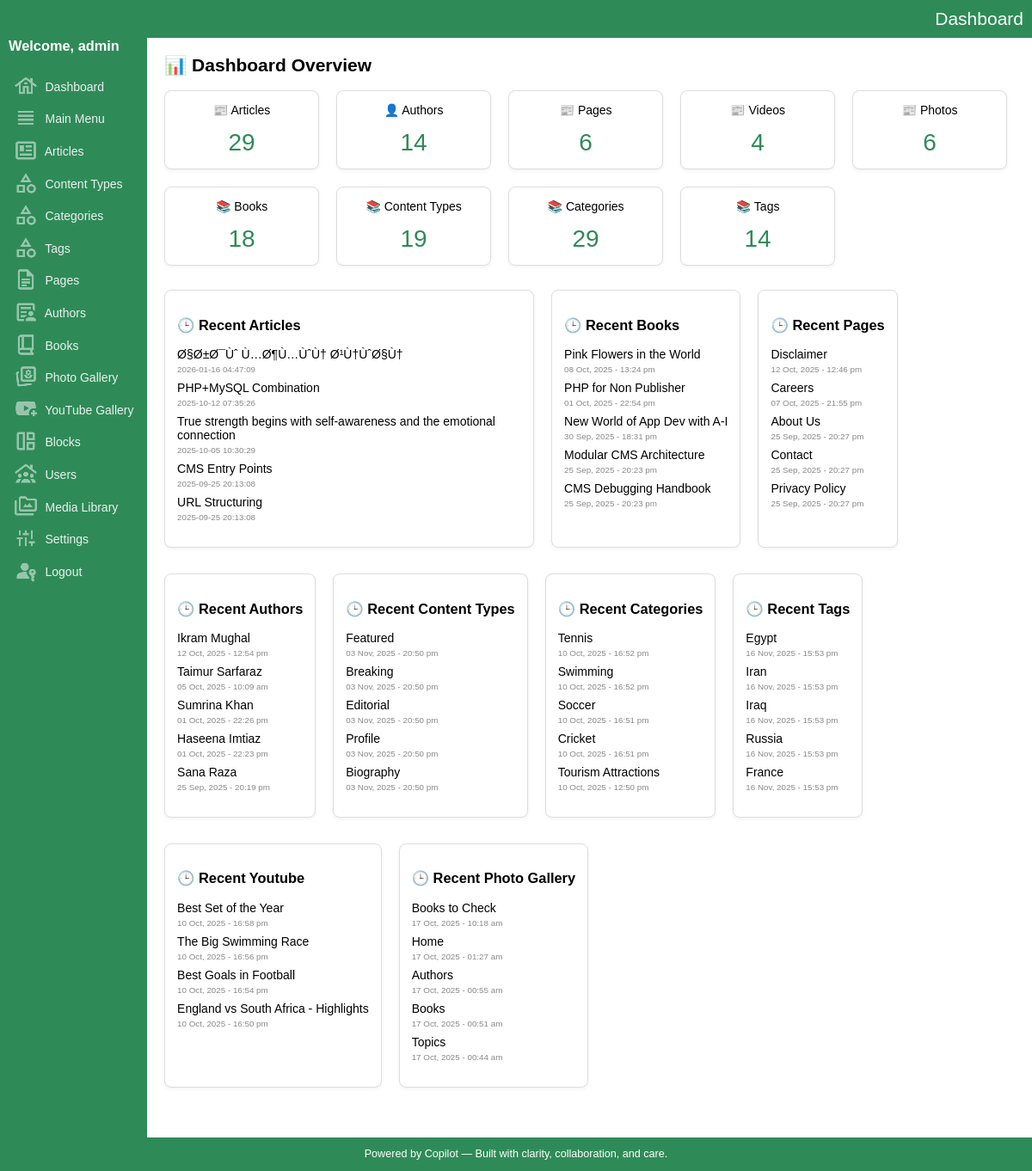
/admin/index.php (signed in), run on an earlier commit of the app's database.
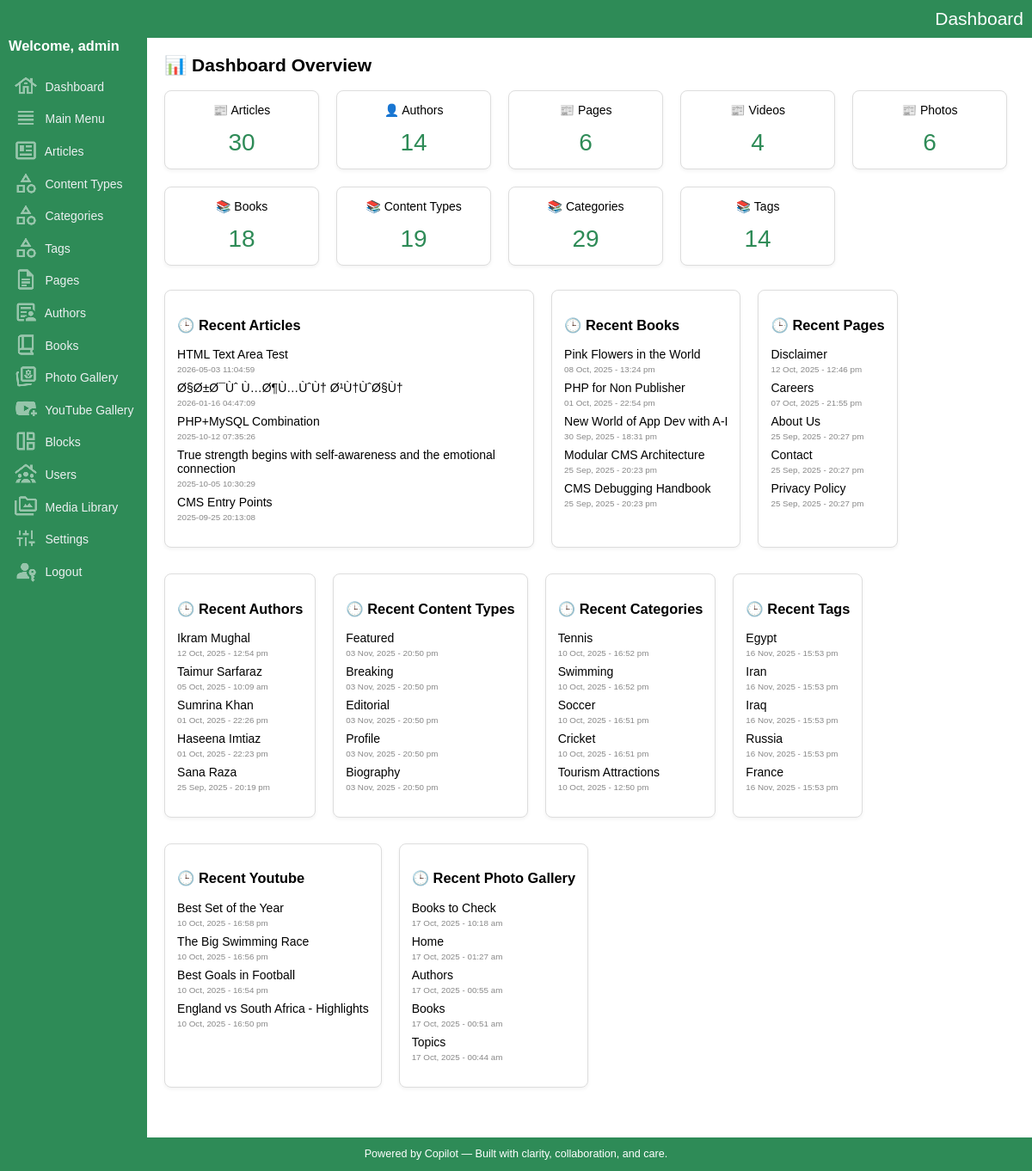
And on a later commit of the database.
### tables this page shows
CREATE TABLE IF NOT EXISTS `articles` (
  `key_articles` int(10) UNSIGNED NOT NULL AUTO_INCREMENT,
  `key_media_banner` int(10) UNSIGNED DEFAULT '0',
  `document_code` varchar(50) NOT NULL DEFAULT '',
  `title` varchar(300) NOT NULL DEFAULT '',
  `title_sub` varchar(300) NOT NULL DEFAULT '',
  `article_snippet` varchar(1000) NOT NULL DEFAULT '',
  `article_content` mediumtext NOT NULL,
  `content_type` varchar(300) NOT NULL DEFAULT '',
  `content_direction` varchar(50) NOT NULL DEFAULT 'ltr',
  `book_indent_level` tinyint(4) NOT NULL DEFAULT '0',
  `url` varchar(200) NOT NULL DEFAULT '',
  `banner_image_url` varchar(2000) DEFAULT '',
  `sort` smallint(6) NOT NULL DEFAULT '0',
  `entry_date_time` datetime NOT NULL DEFAULT CURRENT_TIMESTAMP,
  `update_date_time` datetime NOT NULL DEFAULT CURRENT_TIMESTAMP ON UPDATE CURRENT_TIMESTAMP,
  `created_by` int(10) UNSIGNED DEFAULT NULL,
  `updated_by` int(10) UNSIGNED DEFAULT NULL,
  `is_featured` tinyint(1) NOT NULL DEFAULT '0',
  `show_on_home` tinyint(1) NOT NULL DEFAULT '1',
  `show_in_listing` tinyint(1) NOT NULL DEFAULT '1',
  `is_active` tinyint(1) DEFAULT '1',
  PRIMARY KEY (`key_articles`),
  KEY `fk_articles_media` (`key_media_banner`),
  KEY `entry_date_time` (`entry_date_time`),
  KEY `update_date_time` (`update_date_time`),
  KEY `is_active` (`is_active`),
  KEY `is_featured` (`is_featured`),
  KEY `document_code` (`document_code`)
);

CREATE TABLE IF NOT EXISTS `books` (
  `key_books` int(10) UNSIGNED NOT NULL AUTO_INCREMENT,
  `key_media_banner` int(10) UNSIGNED DEFAULT NULL,
  `title` varchar(200) NOT NULL DEFAULT '',
  `subtitle` varchar(200) NOT NULL DEFAULT '',
  `description` text NOT NULL,
  `banner_image_url` varchar(2000) DEFAULT '',
  `url` varchar(200) NOT NULL DEFAULT '',
  `author_name` varchar(200) NOT NULL DEFAULT '',
  `publisher` varchar(200) NOT NULL DEFAULT '',
  `publish_year` varchar(4) NOT NULL DEFAULT '',
  `isbn` varchar(17) DEFAULT '',
  `is_featured` tinyint(1) DEFAULT NULL,
  `language` varchar(50) DEFAULT NULL,
  `format` varchar(50) DEFAULT NULL,
  `weight_grams` int(11) DEFAULT NULL,
  `sku` varchar(50) DEFAULT NULL,
  `is_active` tinyint(1) DEFAULT '1',
  `sort` smallint(6) NOT NULL DEFAULT '0',
  `entry_date_time` datetime NOT NULL DEFAULT CURRENT_TIMESTAMP,
  `update_date_time` datetime NOT NULL DEFAULT CURRENT_TIMESTAMP ON UPDATE CURRENT_TIMESTAMP,
  `created_by` int(10) UNSIGNED DEFAULT NULL,
  `updated_by` int(10) UNSIGNED DEFAULT NULL,
  PRIMARY KEY (`key_books`),
  KEY `fk_books_media` (`key_media_banner`)
);

CREATE TABLE IF NOT EXISTS `pages` (
  `key_pages` int(10) UNSIGNED NOT NULL AUTO_INCREMENT,
  `key_media_banner` int(10) UNSIGNED DEFAULT NULL,
  `banner_image_url` varchar(2000) NOT NULL DEFAULT '',
  `title` varchar(200) NOT NULL DEFAULT '',
  `page_content` text NOT NULL,
  `url` varchar(200) NOT NULL DEFAULT '',
  `sort` smallint(6) NOT NULL DEFAULT '0',
  `is_active` tinyint(1) DEFAULT '1',
  `entry_date_time` datetime NOT NULL DEFAULT CURRENT_TIMESTAMP,
  `update_date_time` datetime NOT NULL DEFAULT CURRENT_TIMESTAMP ON UPDATE CURRENT_TIMESTAMP,
  PRIMARY KEY (`key_pages`),
  KEY `fk_pages_media` (`key_media_banner`)
);

CREATE TABLE IF NOT EXISTS `authors` (
  `key_authors` int(10) UNSIGNED NOT NULL AUTO_INCREMENT,
  `name` varchar(200) NOT NULL DEFAULT '',
  `email` varchar(200) NOT NULL DEFAULT '',
  `phone` varchar(50) NOT NULL DEFAULT '',
  `website` varchar(200) NOT NULL DEFAULT '',
  `url` varchar(200) NOT NULL DEFAULT '',
  `social_url_media1` varchar(200) NOT NULL DEFAULT '',
  `social_url_media2` varchar(200) NOT NULL DEFAULT '',
  `social_url_media3` varchar(200) NOT NULL DEFAULT '',
  `city` varchar(200) NOT NULL DEFAULT '',
  `state` varchar(200) NOT NULL DEFAULT '',
  `country` varchar(200) NOT NULL DEFAULT '',
  `banner_image_url` varchar(2000) DEFAULT '',
  `key_media_banner` int(10) UNSIGNED DEFAULT NULL,
  `description` varchar(2000) NOT NULL DEFAULT '',
  `is_active` tinyint(1) DEFAULT '1',
  `entry_date_time` datetime NOT NULL DEFAULT CURRENT_TIMESTAMP,
  `update_date_time` datetime NOT NULL DEFAULT CURRENT_TIMESTAMP,
  `created_by` int(10) UNSIGNED DEFAULT NULL,
  `updated_by` int(10) UNSIGNED DEFAULT NULL,
  PRIMARY KEY (`key_authors`),
  KEY `fk_authors_media` (`key_media_banner`)
);

CREATE TABLE IF NOT EXISTS `content_types` (
  `key_content_types` int(10) UNSIGNED NOT NULL AUTO_INCREMENT,
  `key_media_banner` int(10) UNSIGNED NOT NULL DEFAULT '0',
  `name` varchar(200) NOT NULL DEFAULT '',
  `description` varchar(1000) NOT NULL DEFAULT '',
  `url` varchar(200) NOT NULL DEFAULT '',
  `banner_image_url` varchar(2000) NOT NULL DEFAULT '',
  `sort` smallint(6) NOT NULL DEFAULT '0',
  `is_active` tinyint(1) DEFAULT '1',
  `entry_date_time` datetime NOT NULL DEFAULT CURRENT_TIMESTAMP,
  PRIMARY KEY (`key_content_types`)
);

CREATE TABLE IF NOT EXISTS `categories` (
  `key_categories` int(10) UNSIGNED NOT NULL AUTO_INCREMENT,
  `key_media_banner` int(10) UNSIGNED NOT NULL DEFAULT '0',
  `name` varchar(200) NOT NULL DEFAULT '',
  `description` varchar(1000) NOT NULL DEFAULT '',
  `url` varchar(200) NOT NULL DEFAULT '',
  `banner_image_url` varchar(2000) NOT NULL DEFAULT '',
  `sort` smallint(6) NOT NULL DEFAULT '0',
  `is_active` tinyint(1) DEFAULT '1',
  `entry_date_time` datetime NOT NULL DEFAULT CURRENT_TIMESTAMP,
  `category_type` enum('article','book','photo_gallery','video_gallery','global') NOT NULL DEFAULT 'global',
  PRIMARY KEY (`key_categories`)
);

CREATE TABLE IF NOT EXISTS `tags` (
  `key_tags` int(10) UNSIGNED NOT NULL AUTO_INCREMENT,
  `key_media_banner` int(10) UNSIGNED NOT NULL DEFAULT '0',
  `name` varchar(200) NOT NULL DEFAULT '',
  `description` varchar(1000) NOT NULL DEFAULT '',
  `url` varchar(200) NOT NULL DEFAULT '',
  `banner_image_url` varchar(2000) NOT NULL DEFAULT '',
  `sort` smallint(6) NOT NULL DEFAULT '0',
  `is_active` tinyint(1) DEFAULT '1',
  `entry_date_time` datetime NOT NULL DEFAULT CURRENT_TIMESTAMP,
  PRIMARY KEY (`key_tags`)
);

CREATE TABLE IF NOT EXISTS `youtube_gallery` (
  `key_youtube_gallery` int(11) NOT NULL AUTO_INCREMENT,
  `key_media_banner` int(10) UNSIGNED DEFAULT NULL,
  `title` varchar(255) DEFAULT NULL,
  `youtube_id` varchar(20) DEFAULT NULL,
  `thumbnail_url` varchar(2000) DEFAULT NULL,
  `description` text,
  `is_active` tinyint(1) DEFAULT '1',
  `entry_date_time` datetime DEFAULT CURRENT_TIMESTAMP,
  `created_by` int(10) UNSIGNED DEFAULT NULL,
  `updated_by` int(10) UNSIGNED DEFAULT NULL,
  `url` varchar(200) DEFAULT NULL,
  PRIMARY KEY (`key_youtube_gallery`),
  KEY `fk_youtube_gallery_media` (`key_media_banner`)
);

CREATE TABLE IF NOT EXISTS `photo_gallery` (
  `key_photo_gallery` int(10) UNSIGNED NOT NULL AUTO_INCREMENT,
  `key_media_banner` int(10) UNSIGNED DEFAULT NULL,
  `title` varchar(255) DEFAULT NULL,
  `image_url` varchar(2000) DEFAULT NULL,
  `description` text,
  `is_active` tinyint(1) DEFAULT '1',
  `entry_date_time` datetime DEFAULT CURRENT_TIMESTAMP,
  `update_date_time` datetime NOT NULL DEFAULT CURRENT_TIMESTAMP ON UPDATE CURRENT_TIMESTAMP,
  `created_by` int(10) UNSIGNED DEFAULT NULL,
  `updated_by` int(10) UNSIGNED DEFAULT NULL,
  `url` varchar(200) DEFAULT NULL,
  `available_for_blocks` tinyint(1) DEFAULT '0',
  `css` varchar(500) NOT NULL DEFAULT '',
  `slideshow_enabled` tinyint(1) NOT NULL DEFAULT '1',
  `navigation_type` enum('arrows','slideshow','both','none') NOT NULL DEFAULT 'slideshow',
  PRIMARY KEY (`key_photo_gallery`),
  KEY `fk_photo_gallery_media` (`key_media_banner`)
);

### admin/index.php (the view, shortened to what the changed rows need)
<?php
include("../dbconnection.php");
function getCount($table, $statusCol = 'is_active') {
	global $conn;
	$sql = "SELECT COUNT(*) as count FROM $table WHERE $statusCol = 1";
	$result = $conn->query($sql);
	$row = $result->fetch_assoc();
	return $row["count"];
}
function getRecent($table, $titleCol, $dateCol, $limit = 5) {
	global $conn;
	$sql = "SELECT $titleCol, $dateCol FROM $table ORDER BY $dateCol DESC LIMIT $limit";
	$result = $conn->query($sql);
	$rows = [];
	while ($row = $result->fetch_assoc()) {
		$rows[] = $row;
	}
	return $rows;
}
$totalArticles = getCount("articles");
$recentArticles = getRecent("articles", "title", "entry_date_time", 5);
$recentBooks = getRecent("books", "title", "entry_date_time", 5);
$recentPages = getRecent("pages", "title", "entry_date_time", 5);
$recentAuthors = getRecent("authors", "name", "entry_date_time", 5);
$recentGallery = getRecent("photo_gallery", "title", "entry_date_time", 5);
$recentYoutube = getRecent("youtube_gallery", "title", "entry_date_time", 5);
$recentContentTypes = getRecent("content_types", "name", "entry_date_time", 5);
$recentCategories = getRecent("categories", "name", "entry_date_time", 5);
$recentTags = getRecent("tags", "name", "entry_date_time", 5);
?>
<!DOCTYPE html>
<html>
<head>
	<link rel="stylesheet" href="assets/css/style.css">
</head>
<body>
<div class="container">
	<div class="main">
		<h2>📊 Dashboard Overview</h2>
		<div class="dashboard-metrics">
			<div class="metric-box">📰 Articles<br><span><?= $totalArticles ?></span></div>
		</div>
		<div class="recents">
			<div class="recent-activity">
				<ul>
				<?php foreach ($recentArticles as $item): ?>
					<li><?= htmlspecialchars($item['title']) ?><br> <small><?= $item['entry_date_time'] ?></small></li>
				<?php endforeach; ?>
				</ul>
			</div>
			<div class="recent-activity">
				<ul>
				<?php foreach ($recentBooks as $item): ?>
					<li><?= htmlspecialchars($item['title']) ?><br> <small><?= date_format(date_create($item["entry_date_time"]), "d M, Y - H:i a") ?></small></li>
				<?php endforeach; ?>
				</ul>
			</div>
			<div class="recent-activity">
				<ul>
				<?php foreach ($recentPages as $item): ?>
					<li><?= htmlspecialchars($item['title']) ?><br> <small><?= date_format(date_create($item["entry_date_time"]), "d M, Y - H:i a") ?></small></li>
				<?php endforeach; ?>
				</ul>
			</div>
			<div class="recent-activity">
				<ul>
				<?php foreach ($recentAuthors as $item): ?>
					<li><?= htmlspecialchars($item['name']) ?><br> <small><?= date_format(date_create($item["entry_date_time"]), "d M, Y - H:i a") ?></small></li>
				<?php endforeach; ?>
				</ul>
			</div>
			<div class="recent-activity">
				<ul>
				<?php foreach ($recentContentTypes as $item): ?>
					<li><?= htmlspecialchars($item['name']) ?><br> <small><?= date_format(date_create($item["entry_date_time"]), "d M, Y - H:i a") ?></small></li>
				<?php endforeach; ?>
				</ul>
			</div>
			<div class="recent-activity">
				<ul>
				<?php foreach ($recentCategories as $item): ?>
					<li><?= htmlspecialchars($item['name']) ?><br> <small><?= date_format(date_create($item["entry_date_time"]), "d M, Y - H:i a") ?></small></li>
				<?php endforeach; ?>
				</ul>
			</div>
			<div class="recent-activity">
				<ul>
				<?php foreach ($recentTags as $item): ?>
					<li><?= htmlspecialchars($item['name']) ?><br> <small><?= date_format(date_create($item["entry_date_time"]), "d M, Y - H:i a") ?></small></li>
				<?php endforeach; ?>
				</ul>
			</div>
			<div class="recent-activity">
				<ul>
				<?php foreach ($recentYoutube as $item): ?>
					<li><?= htmlspecialchars($item['title']) ?><br> <small><?= date_format(date_create($item["entry_date_time"]), "d M, Y - H:i a") ?></small></li>
				<?php endforeach; ?>
				</ul>
			</div>
			<div class="recent-activity">
				<ul>
				<?php foreach ($recentGallery as $item): ?>
					<li><?= htmlspecialchars($item['title']) ?><br> <small><?= date_format(date_create($item["entry_date_time"]), "d M, Y - H:i a") ?></small></li>
				<?php endforeach; ?>
				</ul>
			</div>
		</div>
	</div>
</div>
</body>
</html>

What changed in the data, as far as the page shows it:
no longer on this page (row unchanged): articles: title "URL Structuring", entry_date_time "2025-09-25 20:13:08"
added articles: title "HTML Text Area Test", entry_date_time "2026-05-03 11:04:59"
Also different on the page:
$totalArticles: "29" → "30"
